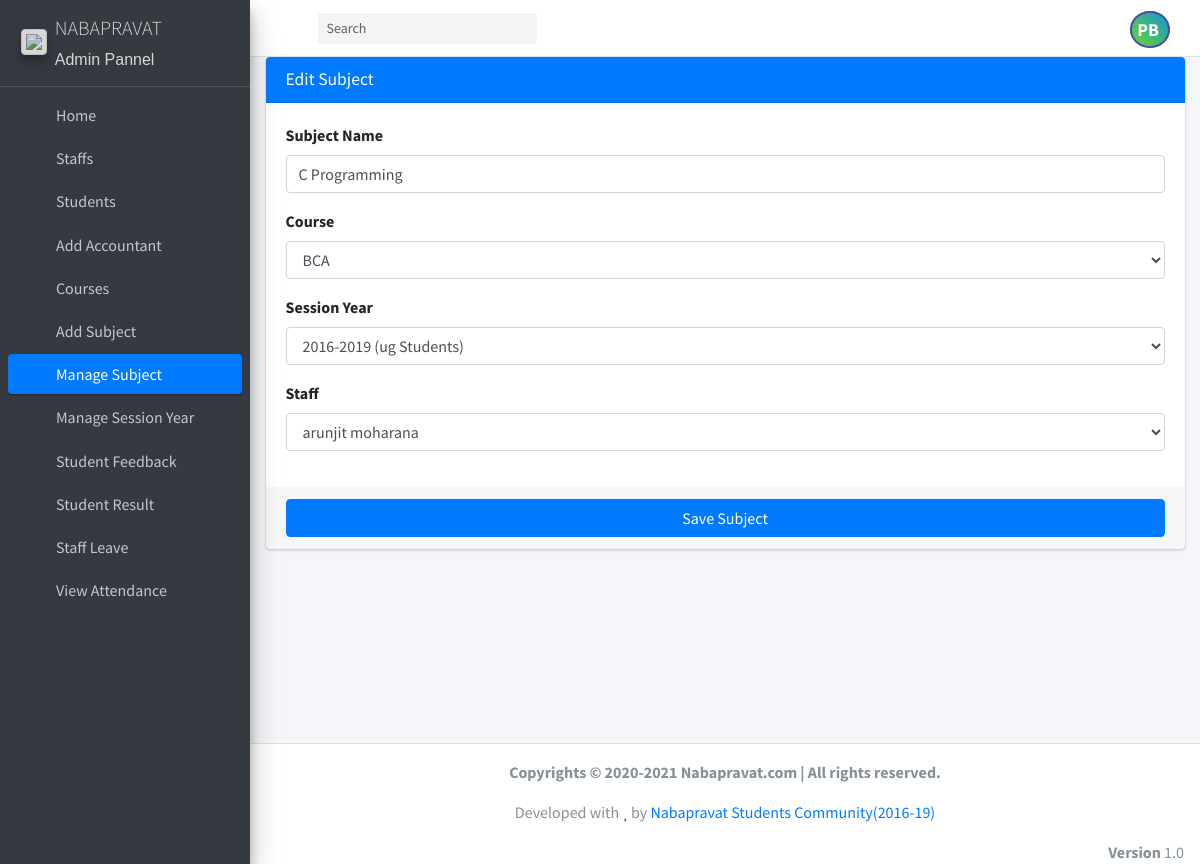
The app's page /edit_subject/1 (signed in) with its own data.
### student_management_app/models.py (models this page shows)
class CustomUser(AbstractUser):
    user_type_data=((1,"HOD"),(2,"Staff"),(3,"Student"),(4,"Accountant"))
    profile_photo = models.FileField()
    user_type=models.CharField(default=1,choices=user_type_data,max_length=10)

class Subjects(models.Model):
    id=models.AutoField(primary_key=True)
    subject_name=models.CharField(max_length=255)
    course_id=models.ForeignKey(Courses,on_delete=models.CASCADE)
    course_name=models.CharField(max_length=255)
    session_year_id=models.ForeignKey(SessionYearModel,on_delete=models.CASCADE)
    staff_id=models.ForeignKey(CustomUser,on_delete=models.CASCADE)
    created_at=models.DateTimeField(auto_now_add=True)
    updated_at=models.DateTimeField(auto_now_add=True)
    objects=models.Manager()

class Courses(models.Model):
    id=models.AutoField(primary_key=True)
    course_name=models.CharField(max_length=255)
    course_for = models.CharField(max_length=125 )
    created_at=models.DateTimeField(auto_now_add=True)
    updated_at=models.DateTimeField(auto_now_add=True)
    objects=models.Manager()

class SessionYearModel(models.Model):
    id=models.AutoField(primary_key=True)
    session_start_year=models.IntegerField()
    session_end_year=models.IntegerField()
    session_for = models.CharField(max_length=125 )
    object=models.Manager()

### student_management_app/HodViews.py (the view)
# urls.py: path('edit_subject/<str:subject_id>', HodViews.edit_subject,name="edit_subject"),
def edit_subject(request,subject_id):
    subject=Subjects.objects.get(id=subject_id)
    courses=Courses.objects.all()
    session_year = SessionYearModel.object.all()
    staffs=CustomUser.objects.filter(user_type=2)
    return render(request,"hod_template/edit_subject_template.html",{"subject":subject,"staffs":staffs,"courses":courses,"id":subject_id,"session_year":session_year})

### student_management_app/context_processor.py (called while the page is built)
def seen_processor(request):
    seen = Notice.objects.filter(seen=False).count()
    return {'seen':seen}

### student_management_app/templates/hod_template/edit_subject_template.html (shortened to what this page needs)
{% extends 'hod_template/base_template.html' %}
{% block main_content %}
    <section class="content">
      <div class="container-fluid">
          <div class="row">
              <div class="col-md-12">
            <div class="card card-primary">
              <div class="card-header">
                <h3 class="card-title">Edit Subject</h3>
              </div>
              <form role="form" action="/edit_subject_save" method="post">
                <div class="card-body">
                  <div class="form-group">
                    <label>Subject Name </label>
                    <input type="text" class="form-control" name="subject_name" placeholder="Enter Subject" value="{{ subject.subject_name }}">
                  </div>
                   <div class="form-group">
                    <label>Course </label>
                    <select class="form-control" name="course">
                        {% for course in courses %}
                              <option value="{{ course.id }}" {% if course.id == subject.course_id.id %} selected {% endif %}>{{ course.course_name }}</option>
                        {% endfor %}
                    </select>
                  </div>
                  <div class="form-group">
                    <label>Session Year </label>
                    <select class="form-control" name="session_year">
                        {% for ses in session_year %}
                              <option value="{{ ses.id }}" {% if ses.id == subject.session_year_id.id %} selected {% endif %}>{{ ses.session_start_year }}-{{ ses.session_end_year }}  ({{ ses.session_for }} Students)</option>
                        {% endfor %}
                    </select>
                  </div>
                  <div class="form-group">
                    <label>Staff</label>
                    <select class="form-control" name="staff">
                        {% for staff in staffs %}
                          <option value="{{ staff.id }}" {% if staff.id == subject.staff_id.id %} selected {% endif %}>{{ staff.first_name }} {{ staff.last_name }}</option>
                        {% endfor %}
                    </select>
                  </div>
                </div>
                <div class="card-footer">
                  <button type="submit" class="btn btn-primary btn-block">Save Subject</button>
                </div>
              </form>
            </div>
          </div>
          </div>
      </div>
    </section>
{% endblock main_content %}

### student_management_app/templates/hod_template/base_template.html (shortened to what this page needs)
{% load static %}
<!DOCTYPE html>
<html>
<head>
  <link rel="stylesheet" href="{% static "plugins/fontawesome-free/css/all.min.css" %}">
  <link rel="stylesheet" href="https://code.ionicframework.com/ionicons/2.0.1/css/ionicons.min.css">
  <link rel="stylesheet" href="{% static "plugins/tempusdominus-bootstrap-4/css/tempusdominus-bootstrap-4.min.css" %}">
  <link rel="stylesheet" href="{% static "plugins/icheck-bootstrap/icheck-bootstrap.min.css" %}">
  <link rel="stylesheet" href="{% static "plugins/jqvmap/jqvmap.min.css" %}">
  <link rel="stylesheet" href="{% static "dist/css/adminlte.min.css" %}">
  <link rel="stylesheet" href="{% static "plugins/overlayScrollbars/css/OverlayScrollbars.min.css" %}">
  <link rel="stylesheet" href="{% static "plugins/daterangepicker/daterangepicker.css" %}">
  <link rel="stylesheet" href="{% static "plugins/summernote/summernote-bs4.css" %}">
</head>
<body class="hold-transition sidebar-mini layout-fixed">
<div class="wrapper">
  <nav class="main-header navbar navbar-expand navbar-white navbar-light">
    <ul class="navbar-nav">
      <li class="nav-item">
        <a class="nav-link" data-widget="pushmenu" href="#"><i class="fas fa-bars"></i></a>
      </li>
    </ul>
    <form class="form-inline ml-3">
      <div class="input-group input-group-sm">
        <input class="form-control form-control-navbar" type="search" placeholder="Search" aria-label="Search">
        <div class="input-group-append">
          <button class="btn btn-navbar" type="submit">
            <i class="fas fa-search"></i>
          </button>
        </div>
      </div>
    </form>
    <ul class="navbar-nav ml-auto">
      <li class="nav-item dropdown show2">
        <a class="nav-link text-uppercase" data-toggle="dropdown" href="#" aria-expanded="true">
          {% if request.user.profile_photo == '' %}
          <span class="text-uppercase rounded-circle" style="font-size: 18px;
          font-weight: bold;
          border: 2px solid rgb(76, 76, 163);
          padding: 5px;
          text-align: center;
          background-image: linear-gradient(44deg, #6ad52c, #1695d2);color: white;">
          {{request.user.first_name.0}}{{request.user.last_name.0}}
          </span>
         {% else %}
         <img src="{{request.user.profile_photo}}" class="rounded-circle border border-danger" width="40px" height="40px">
         {% endif %}
        </a>
      </li>
    </ul>
  </nav>
    {% include 'hod_template/sidebar_template.html' with user=user id=id %}
   <div class="content-wrapper">
     {% block main_content %}{% endblock main_content %}
  </div>
    {% include 'hod_template/footer.html' %}
</div>
</body>
</html>

### records on screen
CustomUser: user.first_name.0 "P", user.last_name.0 "B"
Subjects: subject_name "C Programming", course "BCA", session_year "2016-2019 (ug Students)", staff "arunjit moharana"
